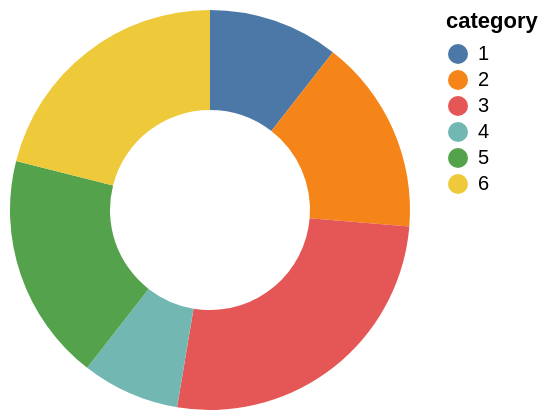

Describe this chart as a Vega-Lite specification.
### Vega specification from a JSON file in a GitHub repository (floating-point values rounded to 4 significant figures)
{"$schema": "https://vega.github.io/schema/vega/v5.json", "description": "A simple donut chart with embedded data.", "background": "white", "padding": 5, "width": 200, "height": 200, "style": "cell", "encode": {"update": {"stroke": {"value": null}}}, "data": [{"name": "source_0", "values": [{"category": 1, "value": 4}, {"category": 2, "value": 6}, {"category": 3, "value": 10}, {"category": 4, "value": 3}, {"category": 5, "value": 7}, {"category": 6, "value": 8}]}, {"name": "data_0", "source": "source_0", "transform": [{"type": "stack", "groupby": [], "field": "value", "sort": {"field": ["category"], "order": ["ascending"]}, "as": ["value_start", "value_end"], "offset": "zero"}, {"type": "filter", "expr": "isValid(datum[\"value\"]) && isFinite(+datum[\"value\"])"}]}], "marks": [{"name": "marks", "type": "arc", "style": ["arc"], "from": {"data": "data_0"}, "encode": {"update": {"innerRadius": {"value": 50}, "fill": {"scale": "color", "field": "category"}, "description": {"signal": "\"value: \" + (format(datum[\"value\"], \"\")) + \"; category: \" + (isValid(datum[\"category\"]) ? datum[\"category\"] : \"\"+datum[\"category\"])"}, "x": {"signal": "width", "mult": 0.5}, "y": {"signal": "height", "mult": 0.5}, "outerRadius": {"signal": "min(width,height)/2"}, "startAngle": {"scale": "theta", "field": "value_end"}, "endAngle": {"scale": "theta", "field": "value_start"}}}}], "scales": [{"name": "theta", "type": "linear", "domain": {"data": "data_0", "fields": ["value_start", "value_end"]}, "range": [0, 6.283], "zero": true}, {"name": "color", "type": "ordinal", "domain": {"data": "data_0", "field": "category", "sort": true}, "range": "category"}], "legends": [{"fill": "color", "symbolType": "circle", "title": "category"}], "config": {"projection": {"type": "equalEarth"}}}
